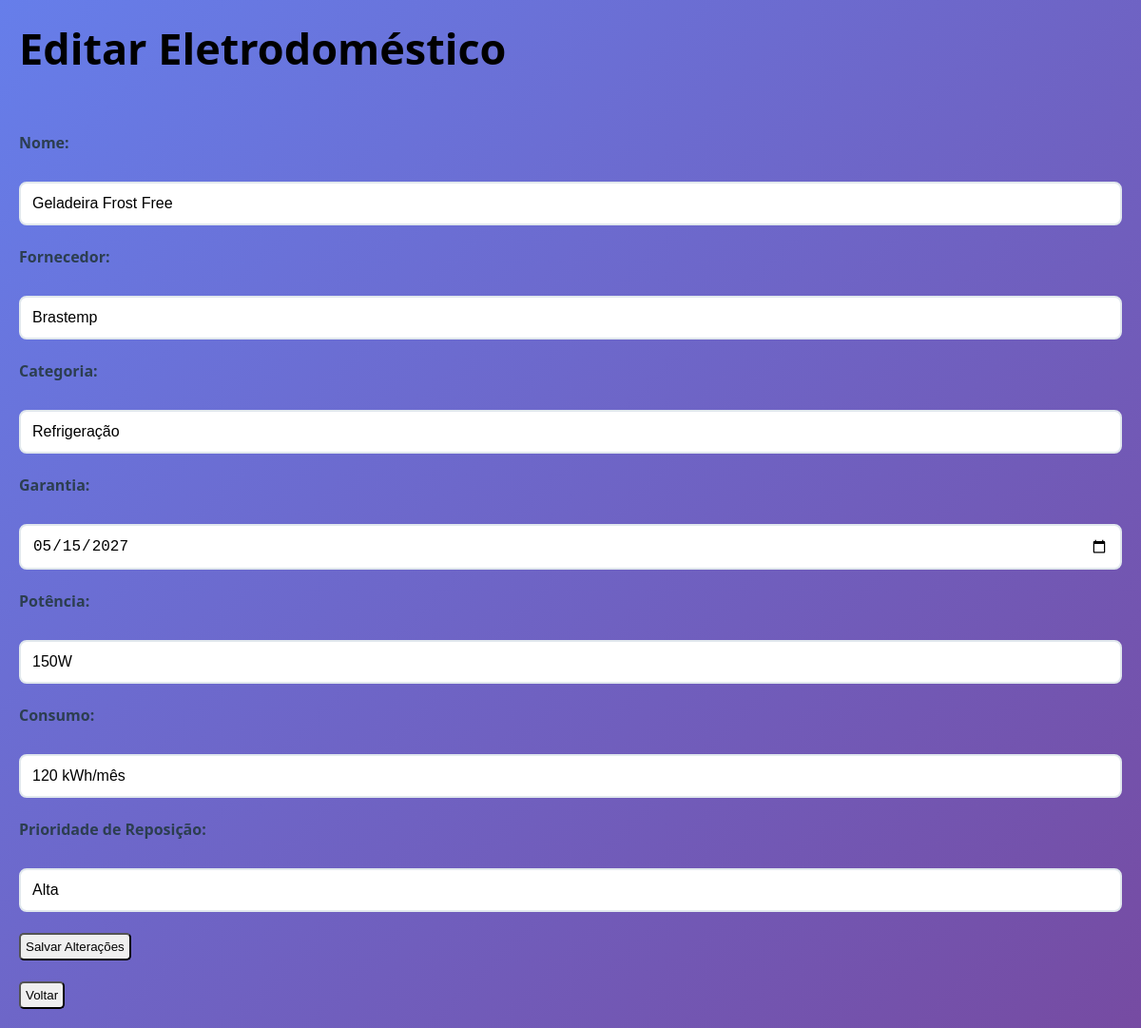
Screenshot of /view/editar_eletro.php?acao=editar_eletro&id=1 (signed in) with the database file from the repository.
### tables this page shows
CREATE TABLE ELETRODOMESTICO (
    ELETRO_ID INTEGER AUTO_INCREMENT PRIMARY KEY,
    ELETRO_NOME VARCHAR(200),
    ELETRO_FORNECEDOR VARCHAR(200),
    ELETRO_CATEGORIA VARCHAR(200),
    ELETRO_POTENCIA VARCHAR(200),
    ELETRO_GARANTIA DATE,
    ELETRO_PRIORIDADE_REPOSICAO VARCHAR(200),
    ELETRO_CONSUMO VARCHAR(200),
    FK_USU_ID INTEGER 
);

### model/model_eletrodomestico.php (called while the page is built, shortened)
<?php
    class Eletrodomestico{
        public function buscar_eletro_pelo_id($id) {
            $conn = Database::getConnection();
            $select = $conn->prepare("SELECT        E.ELETRO_ID,
                                                    E.ELETRO_NOME,
                                                    E.ELETRO_FORNECEDOR,
                                                    E.ELETRO_CATEGORIA,
                                                    E.ELETRO_GARANTIA,
                                                    E.ELETRO_POTENCIA,
                                                    E.ELETRO_CONSUMO,
                                                    E.ELETRO_PRIORIDADE_REPOSICAO,
                                                    ES.ESTQ_QUANTIDADE,
                                                    U.USU_NOME,
                                                    U.USU_EMAIL
                                        FROM        ELETRODOMESTICO E
                                        JOIN        USUARIO U ON E.FK_USU_ID = U.USU_ID
                                        JOIN        ESTOQUE ES ON E.ELETRO_ID = ES.FK_ELETRO_ID
                                        WHERE       E.ELETRO_ID = ?
                                        ORDER BY    E.ELETRO_NOME");
            $select->bind_param("i", $id);
            $select->execute();
            $result = $select->get_result();
            $eletro = $result->fetch_all(MYSQLI_ASSOC);
            return $eletro;
        }
    }
?>

### controller/controller_eletrodomestico.php (called while the page is built, shortened)
<?php
    require_once "../model/model_eletrodomestico.php";
    if(isset($_POST["cadastrar_eletro"])){
        $eletro = new Eletrodomestico();
        $resultado = $eletro->cadastrar_eletro($_POST["eletro_nome"], $_POST["fornecedor"], $_POST["categoria"], $_POST["garantia"], $_POST["potencia"], $_POST["consumo"], $_POST["prioridade_reposicao"], $_SESSION['usuario']["USU_ID"], $_POST["quantidade"]);
        if($resultado){
            echo "<script>
                    alert('Eletrodoméstico cadastrado com sucesso!');
                    window.location.href='../view/listar_eletros.php';
                </script>";
        }
        else {
            echo "<script>
                    alert('Erro ao cadastrar eletrodoméstico!');
                    window.location.href='../view/listar_eletros.php';
                </script>";
        }
        exit();
    }
    else if(isset($_GET["acao"]) && $_GET["acao"] == "editar_eletro"){
        $eletro = new Eletrodomestico();
        $resultados = $eletro->buscar_eletro_pelo_id($_GET["id"]);
        if(!empty($resultados)) {
            $eletro_editar = $resultados[0];
        } else {
            echo "<script>
                    alert('Eletrodoméstico não encontrado!');
                    window.location.href='listar_eletros.php';
                </script>";
            exit();
        }
    }
?>

### view/editar_eletro.php (the view, shortened to what this page needs)
<?php
require_once "./../controller/controller_eletrodomestico.php";
?>
<!DOCTYPE html>
<html lang="pt-br">
    <head>
        <link rel="stylesheet" href="./../css/styles.css">
    </head>
    <body>
        <h1>Editar Eletrodoméstico</h1>
        <form action="" method="POST">
            <label>Nome:</label>
            <br>
            <input type="text" id="eletro_nome" name="eletro_nome" value="<?php echo $eletro_editar["ELETRO_NOME"]; ?>" required>
            <br>
            <br>
            <label>Fornecedor:</label>
            <br>
            <input type="text" id="fornecedor" name="fornecedor" value="<?php echo $eletro_editar["ELETRO_FORNECEDOR"]; ?>" required>
            <br>
            <br>
            <label>Categoria:</label>
            <br>
            <input type="text" id="categoria" name="categoria" value="<?php echo $eletro_editar["ELETRO_CATEGORIA"]; ?>" required>
            <br>
            <br>
             <label>Garantia:</label>
            <br>
            <input type="date" id="garantia" name="garantia" value="<?php echo $eletro_editar["ELETRO_GARANTIA"]; ?>" required>
            <br>
            <br>
            <label>Potência:</label>
            <br>
            <input type="text" id="potencia" name="potencia" value="<?php echo $eletro_editar["ELETRO_POTENCIA"]; ?>" required>
            <br>
            <br>
            <label>Consumo:</label>
            <br>
            <input type="text" id="consumo" name="consumo" value="<?php echo $eletro_editar["ELETRO_CONSUMO"]; ?>" required>
            <br>
            <br>
             <label>Prioridade de Reposição:</label>
            <br>
            <input type="text" id="prioridade_reposicao" name="prioridade_reposicao" value="<?php echo $eletro_editar["ELETRO_PRIORIDADE_REPOSICAO"]; ?>" required>
            <br>
            <br>
            <input type="submit" id="editar_eletro" name="editar_eletro" value="Salvar Alterações">
        </form>
        <br>
        <a href="inicial.php"><button>Voltar</button></a>
    </body>
</html>

### css/styles.css (style rules this page uses)
* { margin: 0; padding: 0; box-sizing: border-box; }
body { font-family: 'Segoe UI', Tahoma, Geneva, Verdana, sans-serif; background: linear-gradient(135deg, #667eea 0%, #764ba2 100%); min-height: 100vh; padding: 20px; }
label { display: block; margin-bottom: 8px; font-weight: 600; color: #2c3e50; }
input[type="text"], input[type="email"], input[type="password"], input[type="date"], input[type="number"], input[type="search"], select { width: 100%; padding: 12px; border: 2px solid #e1e8ed; border-radius: 8px; font-size: 16px; transition: border-color 0.3s; }
h1 { margin-bottom: 5%; font-size: 45px; }
button { padding: 5px; border-radius: 5px; }
input { padding: 5px; border-radius: 5px; }

### rows the page displays
eletrodomestico: eletro_nome "Geladeira Frost Free", fornecedor "Brastemp", categoria "Refrigeração", garantia "05/15/2027", potencia "150W", consumo "120 kWh/mês", prioridade_reposicao "Alta"
